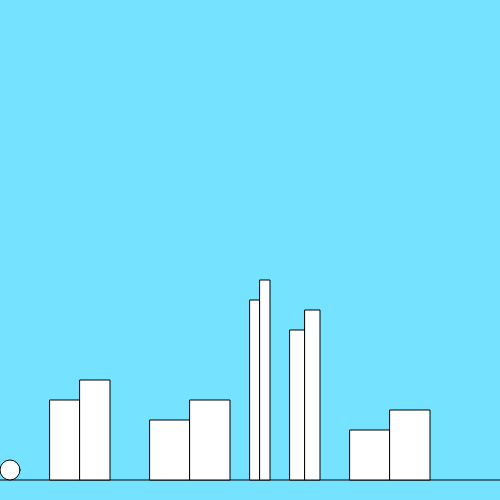
Frame 1 (no input)
Frame 60 (no input): identical to frame 1, image omitted
Frame 120 (the mouse pressed at the canvas centre since frame 60): identical to frame 1, image omitted

The p5.js sketch that drew this single still picture (run headless with seeded random() and noise() and a simulated clock; from frame 60 on, the mouse is pressed at the canvas centre):

// p5.js sketch
// ── sketch.js
// 最終課題を制作しよう

let house=[];

const g = 1;     
const jump = 20; 
const ground = 20;
const size = 20;

let x, y, vy, gy;

function setup() {
  createCanvas(500, 500);
 
  
  x = 10;
  y = height - ground - size / 2;
  vy = 0;
  gy = height - ground;
  
}

function building(x,y,a,b){
  house.push({positionX:x, positionY:y, sizeX:a, sizeY:b});
  fill(255);
  stroke(0,0,0);
  rect(x,y-b,a,b);
  rect(x+a,y-(b+20),a,b+20);
}


function draw() {
  background(117,227,255)
  line(0, gy, width, gy); 
   
  building(50,gy,30,80)
  building(150,gy,40,60)
  building(250,gy,10,180)
  building(290,gy,15,150)
  building(350,gy,40,50)
  ellipse(x, y, size, size)
  let tempoX=x
  let tempoY=y
  
 
  y += vy;
  
  if(y < height - ground - size / 2){ 
    vy += 0.5*g; 
  }
  else{
    vy = 0;
    y = height - ground - size / 2;
  }
 
if(keyIsDown(LEFT_ARROW)){x-=2;}
if(keyIsDown(RIGHT_ARROW)){x+=2;}

  for(let i =0; i<house.length; i++){
    if(x>house[i].positionX && x<house[i].positionX+house[i].sizeX && y>house[i].positionY-house[i].sizeY ){
      x=tempoX
      y=tempoY
  }
    if(x>house[i].positionX+house[i].sizeX && x<house[i].positionX+2*house[i].sizeX && y>house[i].positionY-(house[i].sizeY+20) ){
      x=tempoX
      y=tempoY
  }
}}

function keyPressed(){
   if(keyCode === UP_ARROW){
    if(y>1/2*height){vy=-0.5*jump;}
    else{vy+= g}}
}
